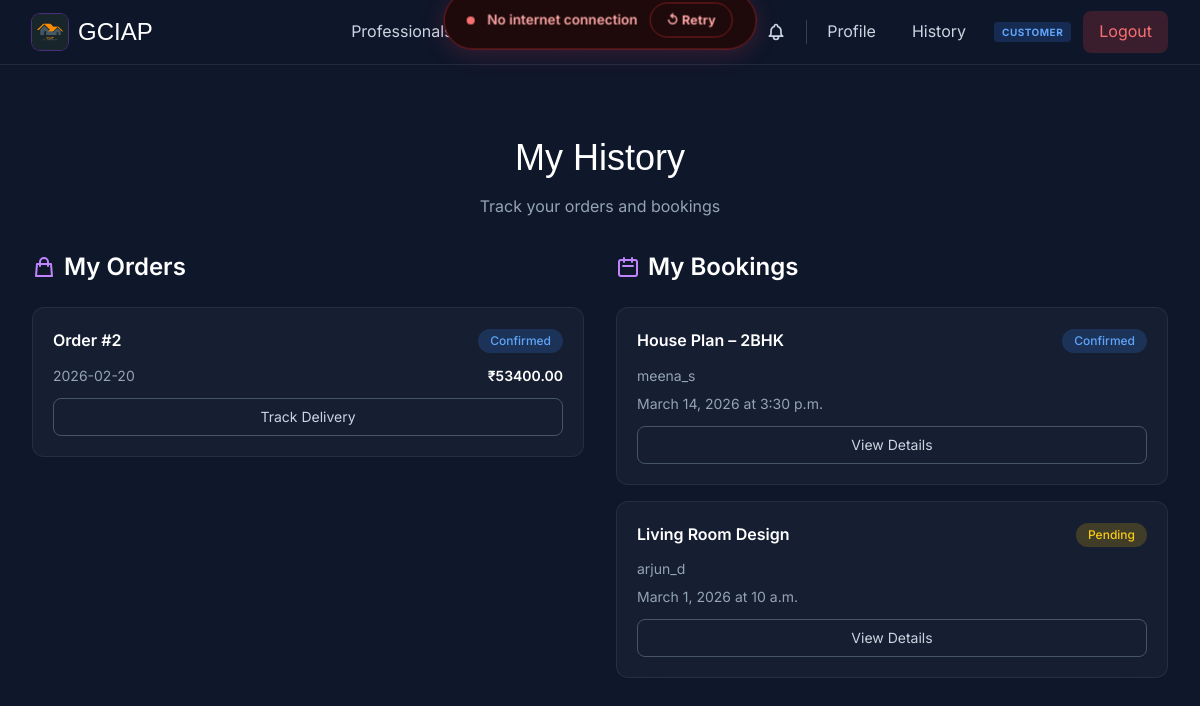
The page /users/booking-history/ (signed in) on the database its author committed.
### products/models.py (models this page shows, shortened)
class Order(models.Model):
    ORDER_STATUS = [
        ('pending', 'Pending'),
        ('confirmed', 'Confirmed'),
        ('shipped', 'Shipped'),
        ('delivered', 'Delivered'),
        ('cancelled', 'Cancelled'),
    ]
    user = models.ForeignKey('auth.User', on_delete=models.CASCADE, related_name='orders')
    total_amount = models.DecimalField(max_digits=10, decimal_places=2)
    shipping_address = models.TextField()
    status = models.CharField(max_length=15, choices=ORDER_STATUS, default='pending')
    created_at = models.DateTimeField(auto_now_add=True)
    updated_at = models.DateTimeField(auto_now=True)

### bookings/models.py (models this page shows, shortened)
class Booking(models.Model):
    STATUS_CHOICES = [
        ('pending', 'Pending'),
        ('confirmed', 'Confirmed'),
        ('completed', 'Completed'),
        ('cancelled', 'Cancelled'),
    ]
    user = models.ForeignKey('auth.User', on_delete=models.CASCADE, related_name='bookings')
    professional = models.ForeignKey('professionals.Professional', on_delete=models.CASCADE, related_name='bookings')
    service = models.ForeignKey('professionals.ServicePricing', on_delete=models.SET_NULL, null=True)
    booking_date = models.DateField()
    booking_time = models.TimeField()
    status = models.CharField(max_length=15, choices=STATUS_CHOICES, default='pending')
    notes = models.TextField(blank=True)
    created_at = models.DateTimeField(auto_now_add=True)
    updated_at = models.DateTimeField(auto_now=True)

### professionals/models.py (models this page shows, shortened)
class ServicePricing(models.Model):
    BUDGET_LEVELS = [
        ('low', 'Low'),
        ('medium', 'Medium'),
        ('high', 'High'),
    ]
    professional = models.ForeignKey(Professional, on_delete=models.CASCADE, related_name='pricings')
    service_name = models.CharField(max_length=200)
    budget_level = models.CharField(max_length=10, choices=BUDGET_LEVELS)
    price = models.DecimalField(max_digits=10, decimal_places=2)
    description = models.TextField()
    created_at = models.DateTimeField(auto_now_add=True)

class Professional(models.Model):
    PROFESSIONAL_TYPES = [
        ('interior_designer', 'Interior Designer'),
        ('exterior_designer', 'Exterior Designer'),
        ('architect', 'Architect'),
        ('worker', 'Worker'),
        ('contractor', 'Contractor'),
    ]
    user = models.OneToOneField(User, on_delete=models.CASCADE)
    professional_type = models.CharField(max_length=20, choices=PROFESSIONAL_TYPES)
    bio = models.TextField()
    experience_years = models.IntegerField(default=0)
    phone = models.CharField(max_length=15)
    address = models.TextField()
    is_available = models.BooleanField(default=True)
    created_at = models.DateTimeField(auto_now_add=True)
    updated_at = models.DateTimeField(auto_now=True)

### users/views.py (the view)
# urls.py: path('booking-history/', views.booking_history, name='booking_history'),
@login_required
def booking_history(request):
    bookings = request.user.bookings.all().order_by('-created_at')
    orders = request.user.orders.all().order_by('-created_at')
    return render(request, 'users/booking_history.html', {'bookings': bookings, 'orders': orders})

### users/context_processors.py (called while the page is built)
def role_context(request):
    context = {
        'user_role': None,
        'is_admin': False,
        'is_professional': False,
        'is_customer': False,
        'ROLE_ADMIN': ROLE_ADMIN,
        'ROLE_PROFESSIONAL': ROLE_PROFESSIONAL,
        'ROLE_CUSTOMER': ROLE_CUSTOMER,
    }
    if request.user.is_authenticated:
        user_role = get_user_role(request.user)
        context.update({
            'user_role': user_role,
            'is_admin': user_role == ROLE_ADMIN,
            'is_professional': user_role == ROLE_PROFESSIONAL,
            'is_customer': user_role == ROLE_CUSTOMER,
        })
    return context

### users/roles.py (called while the page is built)
def get_user_role(user):
    if not user or not user.is_authenticated:
        return None
    if user.is_superuser or user.is_staff:
        return ROLE_ADMIN
    if hasattr(user, 'professional'):
        return ROLE_PROFESSIONAL
    return ROLE_CUSTOMER

### templates/users/booking_history.html (shortened to what this page needs)
{% extends 'base/base.html' %}
{% block content %}
<div class="py-12 px-4 sm:px-6 lg:px-8">
    <div class="max-w-6xl mx-auto">
        <div class="text-center mb-8">
            <h1 class="animate-item font-boa text-4xl text-gradient mb-4">My History</h1>
            <p class="animate-item text-slate-400">Track your orders and bookings</p>
        </div>
        <div class="grid grid-cols-1 lg:grid-cols-2 gap-8">
            <div class="animate-item">
                <h2 class="text-2xl font-semibold text-white mb-6 flex items-center gap-2">
                    <svg class="w-6 h-6 text-purple-400" fill="none" stroke="currentColor" viewBox="0 0 24 24">
                        <path stroke-linecap="round" stroke-linejoin="round" stroke-width="2" d="M16 11V7a4 4 0 00-8 0v4M5 9h14l1 12H4L5 9z"/>
                    </svg>
                    My Orders
                </h2>
                {% if orders %}
                <div class="space-y-4">
                    {% for order in orders %}
                    <div class="bg-slate-800/50 backdrop-blur-xl rounded-xl border border-slate-700/50 p-5 hover:border-purple-500/50 transition-all duration-300">
                        <div class="flex items-center justify-between mb-3">
                            <span class="text-white font-semibold">Order #{{ order.id }}</span>
                            <span class="px-3 py-1 rounded-full text-xs font-medium
                                {% if order.status == 'pending' %}bg-yellow-500/20 text-yellow-400
                                {% elif order.status == 'confirmed' %}bg-blue-500/20 text-blue-400
                                {% elif order.status == 'shipped' %}bg-purple-500/20 text-purple-400
                                {% elif order.status == 'delivered' %}bg-green-500/20 text-green-400
                                {% else %}bg-red-500/20 text-red-400{% endif %}">
                                {{ order.get_status_display }}
                            </span>
                        </div>
                        <div class="flex items-center justify-between text-sm">
                            <span class="text-slate-400">{{ order.created_at|date:"Y-m-d" }}</span>
                            <span class="text-gradient font-semibold">₹{{ order.total_amount }}</span>
                        </div>
                        <a href="{% url 'delivery:track_delivery' order.id %}" class="mt-3 block w-full py-2 text-center rounded-lg border border-slate-600 text-slate-300 hover:bg-slate-700/50 transition-all duration-300 text-sm">
                            Track Delivery
                        </a>
                    </div>
                    {% endfor %}
                </div>
                {% endif %}
            </div>
            <div class="animate-item">
                <h2 class="text-2xl font-semibold text-white mb-6 flex items-center gap-2">
                    <svg class="w-6 h-6 text-purple-400" fill="none" stroke="currentColor" viewBox="0 0 24 24">
                        <path stroke-linecap="round" stroke-linejoin="round" stroke-width="2" d="M8 7V3m8 4V3m-9 8h10M5 21h14a2 2 0 002-2V7a2 2 0 00-2-2H5a2 2 0 00-2 2v12a2 2 0 002 2z"/>
                    </svg>
                    My Bookings
                </h2>
                {% if bookings %}
                <div class="space-y-4">
                    {% for booking in bookings %}
                    <div class="bg-slate-800/50 backdrop-blur-xl rounded-xl border border-slate-700/50 p-5 hover:border-purple-500/50 transition-all duration-300">
                        <div class="flex items-center justify-between mb-3">
                            <span class="text-white font-semibold">{{ booking.service.service_name }}</span>
                            <span class="px-3 py-1 rounded-full text-xs font-medium
                                {% if booking.status == 'pending' %}bg-yellow-500/20 text-yellow-400
                                {% elif booking.status == 'confirmed' %}bg-blue-500/20 text-blue-400
                                {% elif booking.status == 'completed' %}bg-green-500/20 text-green-400
                                {% else %}bg-red-500/20 text-red-400{% endif %}">
                                {{ booking.get_status_display }}
                            </span>
                        </div>
                        <p class="text-slate-400 text-sm mb-2">{{ booking.professional.user.username }}</p>
                        <div class="flex items-center justify-between text-sm">
                            <span class="text-slate-400">{{ booking.booking_date }} at {{ booking.booking_time }}</span>
                        </div>
                        <a href="{% url 'bookings:booking_detail' booking.id %}" class="mt-3 block w-full py-2 text-center rounded-lg border border-slate-600 text-slate-300 hover:bg-slate-700/50 transition-all duration-300 text-sm">
                            View Details
                        </a>
                    </div>
                    {% endfor %}
                </div>
                {% endif %}
            </div>
        </div>
    </div>
</div>
{% endblock %}

### static/css/base.css (style rules this page uses)
:root { --primary-gradient: linear-gradient(135deg, #6366f1 0%, #a855f7 100%); --surface-dark: #020617; --surface-light: #1e293b; --glass-bg: rgba(30, 41, 59, 0.4); --glass-border: rgba(255, 255, 255, 0.05); --text-primary: #f8fafc; --text-secondary: #94a3b8; --accent-color: #8b5cf6; }
* { margin: 0; padding: 0; box-sizing: border-box; }
body { font-family: 'Inter', sans-serif; line-height: 1.6; color: var(--text-primary); background-color: var(--surface-dark); }
.font-boa { font-family: 'BoaConstruktorBold', sans-serif; }

### rows shown on the page
Order: id "2", status "Confirmed", created_at "2026-02-20", total_amount "53400.00"
Booking: service.service_name "House Plan – 2BHK", status "Confirmed", professional.user.username "meena_s", booking_date "March 14, 2026", booking_time "3:30 p.m."
Booking: service.service_name "Living Room Design", status "Pending", professional.user.username "arjun_d", booking_date "March 1, 2026", booking_time "10 a.m."

### other values the page prints
{{ user_role }} "CUSTOMER"
